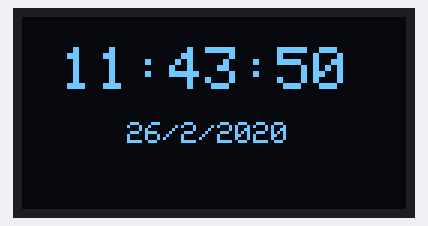
The sketch below on a simulated Arduino Uno, built with avr-gcc and run on an emulated ATmega328P. On the bench: 128×64 one-colour display. The local clock reads 2024-03-15 10:24:30 at power-on unless the sketch sets it.

Above: at 0.1 s.
At 5.1 s:
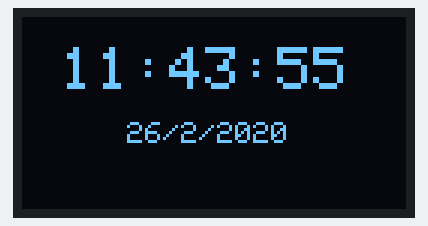
At 9.1 s:
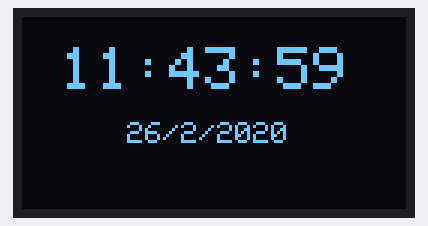
At 19.1 s:
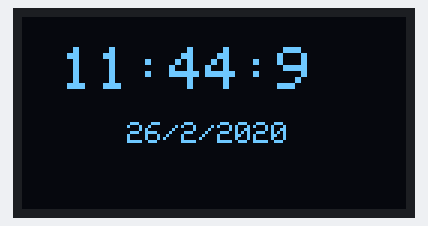
At 28.1 s:
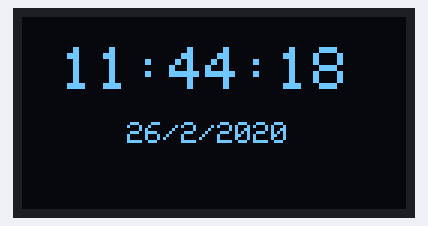
At 38.1 s:
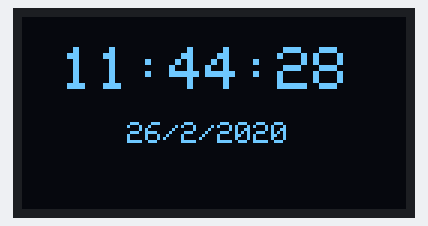

The sketch:

RTC_with_OLED.ino
```cpp
#include<SPI.h>
#include<Wire.h>
#include<Adafruit_GFX.h>
#include<Adafruit_SSD1306.h>
#include<ThreeWire.h>
#include<RtcDS1302.h>
#define SCREEN_WIDTH 128
#define SCREEN_HEIGHT 64
// Declaration for an SSD1306 display connected to I2C (SDA, SCL pins)
#define OLED_RESET     -1 // Reset pin # (or -1 if sharing Arduino reset pin)
Adafruit_SSD1306 display(SCREEN_WIDTH, SCREEN_HEIGHT, &Wire, OLED_RESET);

ThreeWire myWire(6, 5, 7);
RtcDS1302<ThreeWire> Rtc(myWire);

void setup()
{
  pinMode(A0, INPUT_PULLUP);
  pinMode(A1, INPUT_PULLUP);
  display.begin(SSD1306_SWITCHCAPVCC, 0x3c);
  display.clearDisplay();

  display.setTextSize(2);
  display.setTextColor(WHITE);
  display.setCursor(0, 6);
  display.println("SW1");
  display.drawCircle(64, 12, 12, WHITE);
  display.setCursor(0, 30);
  display.setTextSize(2);
  display.println("SW2");
  display.drawCircle(64, 36, 12, WHITE);
  display.setTextColor(BLACK, WHITE);
  display.display();

  Rtc.Begin();
  RtcDateTime setting_time(2020, 2, 26, 11, 43, 50);
  printDateTime(setting_time);
  Rtc.SetDateTime(setting_time);
}
void loop() {
  RtcDateTime now = Rtc.GetDateTime();
  printDateTime(now);
  delay(100);
}
void printDateTime(const RtcDateTime& dt)
{
  display.clearDisplay();
  display.setTextSize(2);
  display.setTextColor(WHITE);
  display.setCursor(13, 10);
  display.print(dt.Hour(), DEC);
  display.print(':');
  display.print(dt.Minute(), DEC);
  display.print(':');
  display.print(dt.Second(), DEC);
  display.println();
  display.setCursor(35, 35);
  display.setTextSize(1);
  display.setTextColor(WHITE);
  display.print(dt.Day(),DEC);
  display.print("/");
  display.print(dt.Month(),DEC);
  display.print("/");
  display.print(dt.Year(),DEC);
  display.display();

//if((digitalRead(2)==LOW)&(digitalRead(3)==LOW))
//  {display.clearDisplay();
//   display.fillCircle(5, 52, 5, WHITE);
//   display.fillCircle(18, 52, 5, WHITE);
//   display.display();}
//
//   if((digitalRead(2)==HIGH)&(digitalRead(3)==LOW))
//  {display.clearDisplay();
//   display.fillCircle(5, 52, 5, WHITE);
//   display.drawCircle(18, 52, 5, WHITE);
//   display.display();}
//
//   if((digitalRead(2)==LOW)&(digitalRead(3)==HIGH))
//  {display.clearDisplay();
//   display.drawCircle(5, 52, 5, WHITE);
//   display.fillCircle(18, 52, 5, WHITE);
//   display.display();}
//
//   if((digitalRead(2)==HIGH)&(digitalRead(3)==HIGH))
//  {display.clearDisplay();
//   display.drawCircle(5, 52, 5, WHITE);
//   display.drawCircle(18, 52, 5, WHITE);
//   display.display();}
}
```

Measured:
- what the display in image 0 shows lasts 0.9 s, from 0.1 s to 1.0 s
- what the display in image 1 shows lasts 1.0 s, from 5.1 s to 6.1 s
